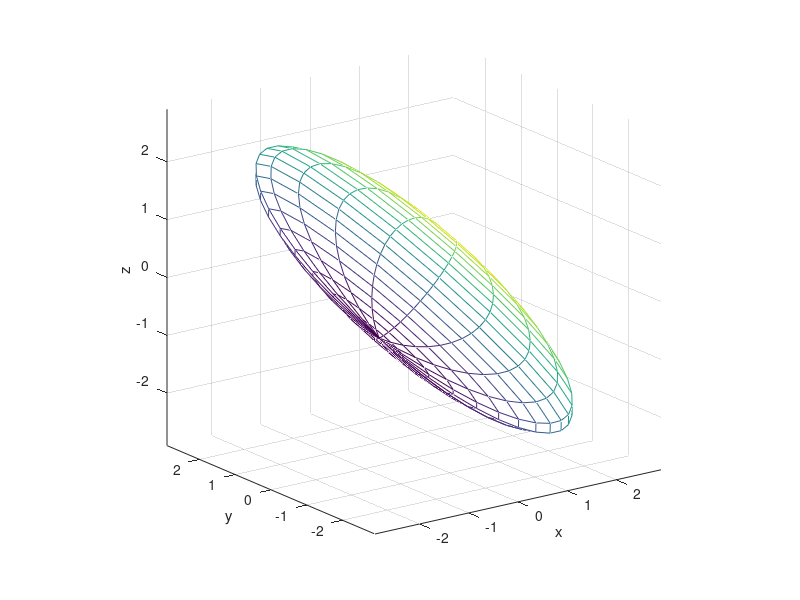

Here is the MATLAB script that generated this plot:
% Author: Andrea Murphy
% Date: March 11, 2019
% DESC: Plot a circle then transform
        % it into a ellipse

x= sin(0:.01:2*pi);
y= cos(0:.01:2*pi);
figure
plot(x,y);
%  Makes tick mark increments on all axes equal
axis equal


[x, y, z] = ellipsoid(0, 0, 0, 4, 2, 1);
hMesh = mesh(x, y, z);
rotate(hMesh, [0 1 0], 45);
% Makes tick mark increments on all axes equal
axis equal;
view([-36 18]);
xlabel('x');
ylabel('y');
zlabel('z');
